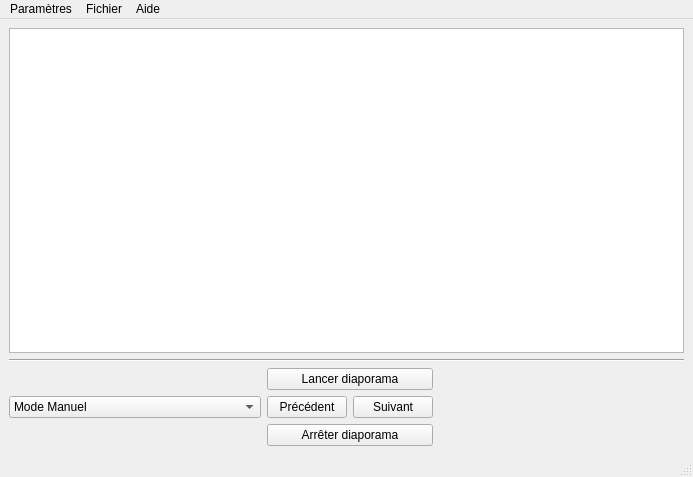
<?xml version="1.0" encoding="UTF-8"?>
<ui version="4.0">
 <class>LecteurVue</class>
 <widget class="QMainWindow" name="LecteurVue">
  <property name="geometry">
   <rect>
    <x>0</x>
    <y>0</y>
    <width>693</width>
    <height>477</height>
   </rect>
  </property>
  <property name="windowTitle">
   <string>LecteurVue</string>
  </property>
  <widget class="QWidget" name="centralwidget">
   <layout class="QVBoxLayout" name="verticalLayout_3">
    <item>
     <layout class="QVBoxLayout" name="verticalLayout">
      <item>
       <widget class="QGraphicsView" name="graphicsView"/>
      </item>
      <item>
       <widget class="Line" name="line">
        <property name="orientation">
         <enum>Qt::Horizontal</enum>
        </property>
       </widget>
      </item>
      <item>
       <layout class="QHBoxLayout" name="horizontalLayout_2">
        <item>
         <layout class="QVBoxLayout" name="verticalLayout_2">
          <item>
           <spacer name="horizontalSpacer">
            <property name="orientation">
             <enum>Qt::Horizontal</enum>
            </property>
            <property name="sizeType">
             <enum>QSizePolicy::MinimumExpanding</enum>
            </property>
            <property name="sizeHint" stdset="0">
             <size>
              <width>40</width>
              <height>20</height>
             </size>
            </property>
           </spacer>
          </item>
          <item>
           <widget class="QComboBox" name="CBMode">
            <item>
             <property name="text">
              <string>Mode Manuel</string>
             </property>
            </item>
            <item>
             <property name="text">
              <string>Mode Automatique</string>
             </property>
            </item>
           </widget>
          </item>
          <item>
           <spacer name="horizontalSpacer_3">
            <property name="orientation">
             <enum>Qt::Horizontal</enum>
            </property>
            <property name="sizeType">
             <enum>QSizePolicy::MinimumExpanding</enum>
            </property>
            <property name="sizeHint" stdset="0">
             <size>
              <width>40</width>
              <height>20</height>
             </size>
            </property>
           </spacer>
          </item>
         </layout>
        </item>
        <item>
         <layout class="QGridLayout" name="gridLayout">
          <item row="2" column="1">
           <widget class="QPushButton" name="bSuivant">
            <property name="text">
             <string>Suivant</string>
            </property>
           </widget>
          </item>
          <item row="2" column="0">
           <widget class="QPushButton" name="bPrecedent">
            <property name="text">
             <string>Précédent</string>
            </property>
           </widget>
          </item>
          <item row="1" column="0" colspan="2">
           <widget class="QPushButton" name="bLancerDiapo">
            <property name="text">
             <string>Lancer diaporama</string>
            </property>
            <property name="autoDefault">
             <bool>true</bool>
            </property>
           </widget>
          </item>
          <item row="3" column="0" colspan="2">
           <widget class="QPushButton" name="bArreterDiapo">
            <property name="text">
             <string>Arrêter diaporama</string>
            </property>
           </widget>
          </item>
         </layout>
        </item>
        <item>
         <spacer name="horizontalSpacer_2">
          <property name="orientation">
           <enum>Qt::Horizontal</enum>
          </property>
          <property name="sizeType">
           <enum>QSizePolicy::MinimumExpanding</enum>
          </property>
          <property name="sizeHint" stdset="0">
           <size>
            <width>40</width>
            <height>20</height>
           </size>
          </property>
         </spacer>
        </item>
       </layout>
      </item>
     </layout>
    </item>
   </layout>
  </widget>
  <widget class="QMenuBar" name="menubar">
   <property name="geometry">
    <rect>
     <x>0</x>
     <y>0</y>
     <width>693</width>
     <height>22</height>
    </rect>
   </property>
   <widget class="QMenu" name="menuParam_tres">
    <property name="title">
     <string>Paramètres</string>
    </property>
    <addaction name="actionCharger_diaporama"/>
    <addaction name="actionVitesse"/>
    <addaction name="actionEnlever_diaporama"/>
   </widget>
   <widget class="QMenu" name="menuFichier">
    <property name="title">
     <string>Fichier</string>
    </property>
    <addaction name="actionQuitter"/>
   </widget>
   <widget class="QMenu" name="menuAide">
    <property name="title">
     <string>Aide</string>
    </property>
    <addaction name="action_propos_de"/>
   </widget>
   <addaction name="menuParam_tres"/>
   <addaction name="menuFichier"/>
   <addaction name="menuAide"/>
  </widget>
  <widget class="QStatusBar" name="statusbar"/>
  <action name="actionVitesse">
   <property name="text">
    <string>Vitesse de défilement</string>
   </property>
  </action>
  <action name="actionEnlever_diaporama">
   <property name="text">
    <string>Enlever diaporama</string>
   </property>
  </action>
  <action name="actionCharger_diaporama">
   <property name="text">
    <string>Charger diaporama</string>
   </property>
  </action>
  <action name="actionQuitter">
   <property name="text">
    <string>Quitter</string>
   </property>
  </action>
  <action name="action_propos_de">
   <property name="text">
    <string>À propos de...</string>
   </property>
  </action>
 </widget>
 <resources/>
 <connections>
  <connection>
   <sender>bLancerDiapo</sender>
   <signal>clicked()</signal>
   <receiver>bLancerDiapo</receiver>
   <slot>click()</slot>
   <hints>
    <hint type="sourcelabel">
     <x>330</x>
     <y>377</y>
    </hint>
    <hint type="destinationlabel">
     <x>330</x>
     <y>377</y>
    </hint>
   </hints>
  </connection>
  <connection>
   <sender>bArreterDiapo</sender>
   <signal>clicked()</signal>
   <receiver>bArreterDiapo</receiver>
   <slot>click()</slot>
   <hints>
    <hint type="sourcelabel">
     <x>330</x>
     <y>437</y>
    </hint>
    <hint type="destinationlabel">
     <x>330</x>
     <y>437</y>
    </hint>
   </hints>
  </connection>
  <connection>
   <sender>bPrecedent</sender>
   <signal>clicked()</signal>
   <receiver>bPrecedent</receiver>
   <slot>click()</slot>
   <hints>
    <hint type="sourcelabel">
     <x>290</x>
     <y>407</y>
    </hint>
    <hint type="destinationlabel">
     <x>290</x>
     <y>407</y>
    </hint>
   </hints>
  </connection>
  <connection>
   <sender>bSuivant</sender>
   <signal>clicked()</signal>
   <receiver>bSuivant</receiver>
   <slot>click()</slot>
   <hints>
    <hint type="sourcelabel">
     <x>371</x>
     <y>407</y>
    </hint>
    <hint type="destinationlabel">
     <x>371</x>
     <y>407</y>
    </hint>
   </hints>
  </connection>
 </connections>
</ui>
